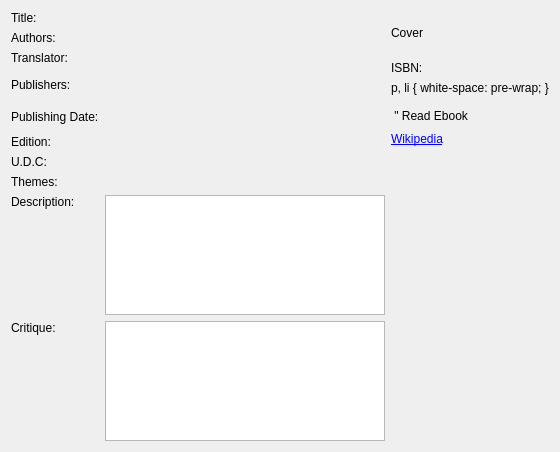
<?xml version="1.0" encoding="UTF-8"?>
<ui version="4.0">
 <class>BookDetails</class>
 <widget class="QWidget" name="BookDetails">
  <property name="geometry">
   <rect>
    <x>0</x>
    <y>0</y>
    <width>560</width>
    <height>452</height>
   </rect>
  </property>
  <property name="windowTitle">
   <string>Form</string>
  </property>
  <layout class="QGridLayout" name="gridLayout">
   <item row="0" column="0">
    <widget class="QLabel" name="titleLabel">
     <property name="text">
      <string>Title:</string>
     </property>
    </widget>
   </item>
   <item row="0" column="1">
    <widget class="QLabel" name="title">
     <property name="text">
      <string/>
     </property>
    </widget>
   </item>
   <item row="0" column="2" rowspan="3" colspan="2">
    <widget class="QLabel" name="cover">
     <property name="sizePolicy">
      <sizepolicy hsizetype="Expanding" vsizetype="Preferred">
       <horstretch>0</horstretch>
       <verstretch>0</verstretch>
      </sizepolicy>
     </property>
     <property name="text">
      <string>Cover</string>
     </property>
    </widget>
   </item>
   <item row="1" column="0">
    <widget class="QLabel" name="authorsLabel">
     <property name="text">
      <string>Authors:</string>
     </property>
    </widget>
   </item>
   <item row="1" column="1">
    <widget class="QLabel" name="authors">
     <property name="text">
      <string/>
     </property>
    </widget>
   </item>
   <item row="2" column="0" rowspan="2">
    <widget class="QLabel" name="translatorLabel">
     <property name="text">
      <string>Translator:</string>
     </property>
    </widget>
   </item>
   <item row="2" column="1" rowspan="2">
    <widget class="QLabel" name="translator">
     <property name="text">
      <string/>
     </property>
    </widget>
   </item>
   <item row="3" column="2" rowspan="2">
    <widget class="QLabel" name="isbnLabel">
     <property name="text">
      <string>ISBN:</string>
     </property>
    </widget>
   </item>
   <item row="3" column="3" rowspan="2">
    <widget class="QLabel" name="isbn">
     <property name="text">
      <string/>
     </property>
    </widget>
   </item>
   <item row="4" column="0" rowspan="2">
    <widget class="QLabel" name="publishersLabel">
     <property name="text">
      <string>Publishers:</string>
     </property>
    </widget>
   </item>
   <item row="4" column="1" rowspan="2">
    <widget class="QLabel" name="publishers">
     <property name="text">
      <string/>
     </property>
    </widget>
   </item>
   <item row="5" column="2" rowspan="2" colspan="2">
    <widget class="QLabel" name="ebookLink">
     <property name="text">
      <string>&lt;!DOCTYPE HTML PUBLIC &quot;-//W3C//DTD HTML 4.0//EN&quot; &quot;http://www.w3.org/TR/REC-html40/strict.dtd&quot;&gt;
&lt;html&gt;&lt;head&gt;&lt;meta name=&quot;qrichtext&quot; content=&quot;1&quot; /&gt;&lt;style type=&quot;text/css&quot;&gt;
p, li { white-space: pre-wrap; }
&lt;/style&gt;&lt;/head&gt;&lt;body style=&quot; font-family:'DejaVu Sans'; font-size:9pt; font-weight:400; font-style:normal;&quot;&gt;
&lt;p style=&quot; margin-top:0px; margin-bottom:0px; margin-left:0px; margin-right:0px; -qt-block-indent:0; text-indent:0px;&quot;&gt;&lt;a href=&quot;file://&lt;ebook&gt;&quot;&gt;&lt;span style=&quot; text-decoration: underline; color:#0000ff;&quot;&gt;Read Ebook&lt;/span&gt;&lt;/a&gt;&lt;/p&gt;&lt;/body&gt;&lt;/html&gt;</string>
     </property>
    </widget>
   </item>
   <item row="6" column="0" rowspan="2">
    <widget class="QLabel" name="pubdateLabel">
     <property name="text">
      <string>Publishing Date:</string>
     </property>
    </widget>
   </item>
   <item row="6" column="1" rowspan="2">
    <widget class="QLabel" name="pubDate">
     <property name="text">
      <string/>
     </property>
    </widget>
   </item>
   <item row="7" column="2" rowspan="2" colspan="2">
    <widget class="QLabel" name="wikipediaLink">
     <property name="text">
      <string>&lt;!DOCTYPE HTML PUBLIC &quot;-//W3C//DTD HTML 4.0//EN&quot; &quot;http://www.w3.org/TR/REC-html40/strict.dtd&quot;&gt;
&lt;html&gt;&lt;head&gt;&lt;meta name=&quot;qrichtext&quot; content=&quot;1&quot; /&gt;&lt;style type=&quot;text/css&quot;&gt;
p, li { white-space: pre-wrap; }
&lt;/style&gt;&lt;/head&gt;&lt;body style=&quot; font-family:'DejaVu Sans'; font-size:9pt; font-weight:400; font-style:normal;&quot;&gt;
&lt;p style=&quot; margin-top:0px; margin-bottom:0px; margin-left:0px; margin-right:0px; -qt-block-indent:0; text-indent:0px;&quot;&gt;&lt;a href=&quot;http://&lt;lc&gt;.wikipedia.com/&lt;title&gt;&quot;&gt;&lt;span style=&quot; text-decoration: underline; color:#0000ff;&quot;&gt;Wikipedia&lt;/span&gt;&lt;/a&gt;&lt;/p&gt;&lt;/body&gt;&lt;/html&gt;</string>
     </property>
     <property name="openExternalLinks">
      <bool>true</bool>
     </property>
    </widget>
   </item>
   <item row="8" column="0">
    <widget class="QLabel" name="editionLabel">
     <property name="text">
      <string>Edition:</string>
     </property>
    </widget>
   </item>
   <item row="8" column="1">
    <widget class="QLabel" name="edition">
     <property name="text">
      <string/>
     </property>
    </widget>
   </item>
   <item row="9" column="0">
    <widget class="QLabel" name="udcLabel">
     <property name="text">
      <string>U.D.C:</string>
     </property>
    </widget>
   </item>
   <item row="9" column="1">
    <widget class="QLabel" name="udc">
     <property name="text">
      <string/>
     </property>
    </widget>
   </item>
   <item row="11" column="0">
    <widget class="QLabel" name="descriptionLabel">
     <property name="text">
      <string>Description:</string>
     </property>
     <property name="alignment">
      <set>Qt::AlignLeading|Qt::AlignLeft|Qt::AlignTop</set>
     </property>
    </widget>
   </item>
   <item row="11" column="1">
    <widget class="QTextBrowser" name="descriptionTextBrowser"/>
   </item>
   <item row="12" column="0">
    <widget class="QLabel" name="critiqueLabel">
     <property name="text">
      <string>Critique:</string>
     </property>
     <property name="alignment">
      <set>Qt::AlignLeading|Qt::AlignLeft|Qt::AlignTop</set>
     </property>
    </widget>
   </item>
   <item row="12" column="1">
    <widget class="QTextBrowser" name="critiqueTextBrowser"/>
   </item>
   <item row="10" column="0">
    <widget class="QLabel" name="themesLabel">
     <property name="text">
      <string>Themes:</string>
     </property>
    </widget>
   </item>
   <item row="10" column="1">
    <widget class="QLabel" name="themes">
     <property name="text">
      <string/>
     </property>
    </widget>
   </item>
  </layout>
 </widget>
 <resources/>
 <connections/>
</ui>
